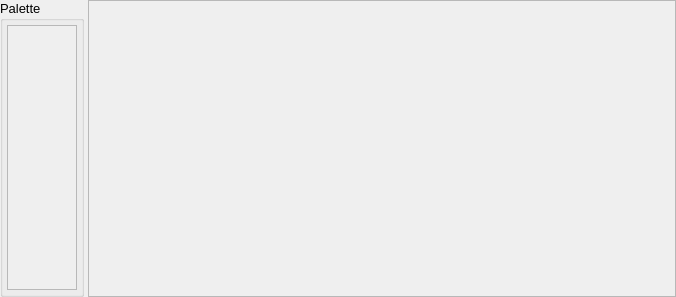
<?xml version="1.0" encoding="UTF-8"?>
<ui version="4.0">
 <class>ModuleEditor</class>
 <widget class="QWidget" name="ModuleEditor">
  <property name="geometry">
   <rect>
    <x>0</x>
    <y>0</y>
    <width>676</width>
    <height>297</height>
   </rect>
  </property>
  <property name="font">
   <font>
    <pointsize>10</pointsize>
   </font>
  </property>
  <property name="windowTitle">
   <string>Form</string>
  </property>
  <layout class="QVBoxLayout" name="verticalLayout_2">
   <property name="spacing">
    <number>0</number>
   </property>
   <property name="leftMargin">
    <number>0</number>
   </property>
   <property name="topMargin">
    <number>0</number>
   </property>
   <property name="rightMargin">
    <number>0</number>
   </property>
   <property name="bottomMargin">
    <number>0</number>
   </property>
   <item>
    <layout class="QHBoxLayout" name="horizontalLayout_2">
     <property name="spacing">
      <number>4</number>
     </property>
     <item>
      <widget class="QGroupBox" name="PaletteGroup">
       <property name="title">
        <string>Palette</string>
       </property>
       <layout class="QVBoxLayout" name="verticalLayout">
        <property name="spacing">
         <number>4</number>
        </property>
        <property name="leftMargin">
         <number>4</number>
        </property>
        <property name="topMargin">
         <number>4</number>
        </property>
        <property name="rightMargin">
         <number>4</number>
        </property>
        <property name="bottomMargin">
         <number>4</number>
        </property>
        <item>
         <widget class="QScrollArea" name="PaletteScrollArea">
          <property name="widgetResizable">
           <bool>true</bool>
          </property>
          <widget class="QWidget" name="PaletteScrollAreaContents">
           <property name="geometry">
            <rect>
             <x>0</x>
             <y>0</y>
             <width>73</width>
             <height>267</height>
            </rect>
           </property>
           <layout class="QVBoxLayout" name="verticalLayout_3">
            <property name="spacing">
             <number>4</number>
            </property>
            <property name="leftMargin">
             <number>4</number>
            </property>
            <property name="topMargin">
             <number>4</number>
            </property>
            <property name="rightMargin">
             <number>4</number>
            </property>
            <property name="bottomMargin">
             <number>4</number>
            </property>
           </layout>
          </widget>
         </widget>
        </item>
       </layout>
      </widget>
     </item>
     <item>
      <widget class="QScrollArea" name="ModuleScrollArea">
       <property name="sizePolicy">
        <sizepolicy hsizetype="Expanding" vsizetype="Expanding">
         <horstretch>4</horstretch>
         <verstretch>0</verstretch>
        </sizepolicy>
       </property>
       <property name="horizontalScrollBarPolicy">
        <enum>Qt::ScrollBarAlwaysOff</enum>
       </property>
       <property name="sizeAdjustPolicy">
        <enum>QAbstractScrollArea::AdjustToContents</enum>
       </property>
       <property name="widgetResizable">
        <bool>true</bool>
       </property>
       <widget class="QWidget" name="ModuleScrollAreaContents">
        <property name="geometry">
         <rect>
          <x>0</x>
          <y>0</y>
          <width>577</width>
          <height>293</height>
         </rect>
        </property>
       </widget>
      </widget>
     </item>
    </layout>
   </item>
  </layout>
 </widget>
 <resources>
  <include location="main.qrc"/>
 </resources>
 <connections/>
</ui>
